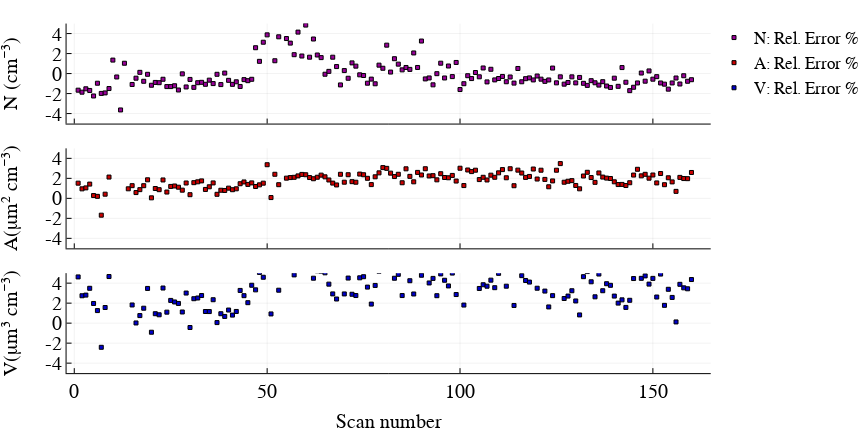

The cell this chart's notebook holds for it:
### Markdown cell above
### (c) Comparison of relative error

### Code cell
figure("Nimbus Sans L", 2, 6, 3, 10)

p1 = plot(100*(Ninv - Nt)./Nt, ylabel = "N (cm⁻³)", 
    label = "N: Rel. Error %", color = RGBA(0.6,0,0.6,1), marker = :square,
    xticks = ([0,50,100,150],["","","","",""]))
p2 = plot(100*(Ainv - At)./At, ylabel = "A(μm² cm⁻³)", 
    label = "A: Rel. Error %", color = RGBA(0.8,0,0,1), marker = :square,
    xticks = ([0,50,100,150],["","","","",""]))
p3 = plot(100*(Vinv - Vt)./Vt, ylabel = "V(μm³ cm⁻³)", xlabel = "Scan number",
    label = "V: Rel. Error %", color = RGBA(0,0,0.8,1), marker = :square)

plot(p1,p2,p3, layout = grid(3,1), left_margin = 30px, ylim = (-5,5), 
    ms = 2, lw = 0, ytick = [-4, -2, 0, 2, 4], xlim = (-2,165), fmt = :svg)

### Figure 1 — Plotly figure (JSON) as saved in the notebook; plotly's stock layout.template omitted (floating-point values rounded to 4 significant figures; data arrays with more than 128 entries replaced by an {"elided": "..."} marker saying what was removed)
{"data": [{"colorbar": {"title": ""}, "hoverinfo": "text", "legendgroup": "N: Rel. Error %", "line": {"color": "rgba(153, 0, 153, 1.000)", "dash": "solid", "shape": "linear", "width": 0}, "marker": {"color": "rgba(153, 0, 153, 1.000)", "line": {"color": "rgba(0, 0, 0, 1.000)", "width": 1}, "size": 4, "symbol": "square"}, "mode": "lines+markers", "name": "N: Rel. Error %", "showlegend": true, "text": {"elided": "160 null values"}, "type": "scatter", "x": {"elided": "160 int values"}, "xaxis": "x1", "y": {"elided": "160 float values"}, "yaxis": "y1", "zmax": 0.1, "zmin": -0.1}, {"colorbar": {"title": ""}, "hoverinfo": "text", "legendgroup": "A: Rel. Error %", "line": {"color": "rgba(204, 0, 0, 1.000)", "dash": "solid", "shape": "linear", "width": 0}, "marker": {"color": "rgba(204, 0, 0, 1.000)", "line": {"color": "rgba(0, 0, 0, 1.000)", "width": 1}, "size": 4, "symbol": "square"}, "mode": "lines+markers", "name": "A: Rel. Error %", "showlegend": true, "text": {"elided": "160 null values"}, "type": "scatter", "x": {"elided": "160 int values"}, "xaxis": "x2", "y": {"elided": "160 float values"}, "yaxis": "y2", "zmax": 0.1, "zmin": -0.1}, {"colorbar": {"title": ""}, "hoverinfo": "text", "legendgroup": "V: Rel. Error %", "line": {"color": "rgba(0, 0, 204, 1.000)", "dash": "solid", "shape": "linear", "width": 0}, "marker": {"color": "rgba(0, 0, 204, 1.000)", "line": {"color": "rgba(0, 0, 0, 1.000)", "width": 1}, "size": 4, "symbol": "square"}, "mode": "lines+markers", "name": "V: Rel. Error %", "showlegend": true, "text": {"elided": "160 null values"}, "type": "scatter", "x": {"elided": "160 int values"}, "xaxis": "x3", "y": {"elided": "160 float values"}, "yaxis": "y3", "zmax": 0.1, "zmin": -0.1}], "layout": {"annotations": [], "height": 432, "legend": {"bgcolor": "rgba(255, 255, 255, 1.000)", "bordercolor": "rgba(0, 0, 0, 1.000)", "font": {"color": "rgba(0, 0, 0, 1.000)", "family": "Nimbus Sans L", "size": 17}, "tracegroupgap": 0, "x": 1, "y": 1}, "margin": {"b": 20, "l": 0, "r": 0, "t": 20}, "paper_bgcolor": "rgba(255, 255, 255, 1.000)", "plot_bgcolor": "rgba(255, 255, 255, 1.000)", "showlegend": true, "width": 864, "xaxis1": {"anchor": "y1", "domain": [0.09324, 0.9954], "gridcolor": "rgba(0, 0, 0, 0.100)", "gridwidth": 0.5, "linecolor": "rgba(0, 0, 0, 1.000)", "mirror": false, "range": [-2, 165], "showgrid": true, "showline": true, "showticklabels": true, "tickangle": 0, "tickcolor": "rgb(0, 0, 0)", "tickfont": {"color": "rgba(0, 0, 0, 1.000)", "family": "Nimbus Sans L", "size": 20}, "tickmode": "array", "ticks": "inside", "ticktext": ["", "", "", "", ""], "tickvals": [0, 50, 100, 150], "title": "", "titlefont": {"color": "rgba(0, 0, 0, 1.000)", "family": "Nimbus Sans L", "size": 20}, "type": "-", "visible": true, "zeroline": false, "zerolinecolor": "rgba(0, 0, 0, 1.000)"}, "xaxis2": {"anchor": "y2", "domain": [0.09324, 0.9954], "gridcolor": "rgba(0, 0, 0, 0.100)", "gridwidth": 0.5, "linecolor": "rgba(0, 0, 0, 1.000)", "mirror": false, "range": [-2, 165], "showgrid": true, "showline": true, "showticklabels": true, "tickangle": 0, "tickcolor": "rgb(0, 0, 0)", "tickfont": {"color": "rgba(0, 0, 0, 1.000)", "family": "Nimbus Sans L", "size": 20}, "tickmode": "array", "ticks": "inside", "ticktext": ["", "", "", "", ""], "tickvals": [0, 50, 100, 150], "title": "", "titlefont": {"color": "rgba(0, 0, 0, 1.000)", "family": "Nimbus Sans L", "size": 20}, "type": "-", "visible": true, "zeroline": false, "zerolinecolor": "rgba(0, 0, 0, 1.000)"}, "xaxis3": {"anchor": "y3", "domain": [0.09324, 0.9954], "gridcolor": "rgba(0, 0, 0, 0.100)", "gridwidth": 0.5, "linecolor": "rgba(0, 0, 0, 1.000)", "mirror": false, "range": [-2, 165], "showgrid": true, "showline": true, "showticklabels": true, "tickangle": 0, "tickcolor": "rgb(0, 0, 0)", "tickfont": {"color": "rgba(0, 0, 0, 1.000)", "family": "Nimbus Sans L", "size": 20}, "tickmode": "array", "ticks": "inside", "ticktext": ["0", "50", "100", "150"], "tickvals": [0, 50, 100, 150], "title": "Scan number", "titlefont": {"color": "rgba(0, 0, 0, 1.000)", "family": "Nimbus Sans L", "size": 20}, "type": "-", "visible": true, "zeroline": false, "zerolinecolor": "rgba(0, 0, 0, 1.000)"}, "yaxis1": {"anchor": "x1", "domain": [0.7358, 0.9909], "gridcolor": "rgba(0, 0, 0, 0.100)", "gridwidth": 0.5, "linecolor": "rgba(0, 0, 0, 1.000)", "mirror": false, "range": [-5, 5], "showgrid": true, "showline": true, "showticklabels": true, "tickangle": 0, "tickcolor": "rgb(0, 0, 0)", "tickfont": {"color": "rgba(0, 0, 0, 1.000)", "family": "Nimbus Sans L", "size": 20}, "tickmode": "array", "ticks": "inside", "ticktext": ["-4", "-2", "0", "2", "4"], "tickvals": [-4, -2, 0, 2, 4], "title": "N (cm⁻³)", "titlefont": {"color": "rgba(0, 0, 0, 1.000)", "family": "Nimbus Sans L", "size": 20}, "type": "-", "visible": true, "zeroline": false, "zerolinecolor": "rgba(0, 0, 0, 1.000)"}, "yaxis2": {"anchor": "x2", "domain": [0.4175, 0.6726], "gridcolor": "rgba(0, 0, 0, 0.100)", "gridwidth": 0.5, "linecolor": "rgba(0, 0, 0, 1.000)", "mirror": false, "range": [-5, 5], "showgrid": true, "showline": true, "showticklabels": true, "tickangle": 0, "tickcolor": "rgb(0, 0, 0)", "tickfont": {"color": "rgba(0, 0, 0, 1.000)", "family": "Nimbus Sans L", "size": 20}, "tickmode": "array", "ticks": "inside", "ticktext": ["-4", "-2", "0", "2", "4"], "tickvals": [-4, -2, 0, 2, 4], "title": "A(μm² cm⁻³)", "titlefont": {"color": "rgba(0, 0, 0, 1.000)", "family": "Nimbus Sans L", "size": 20}, "type": "-", "visible": true, "zeroline": false, "zerolinecolor": "rgba(0, 0, 0, 1.000)"}, "yaxis3": {"anchor": "x3", "domain": [0.09913, 0.3542], "gridcolor": "rgba(0, 0, 0, 0.100)", "gridwidth": 0.5, "linecolor": "rgba(0, 0, 0, 1.000)", "mirror": false, "range": [-5, 5], "showgrid": true, "showline": true, "showticklabels": true, "tickangle": 0, "tickcolor": "rgb(0, 0, 0)", "tickfont": {"color": "rgba(0, 0, 0, 1.000)", "family": "Nimbus Sans L", "size": 20}, "tickmode": "array", "ticks": "inside", "ticktext": ["-4", "-2", "0", "2", "4"], "tickvals": [-4, -2, 0, 2, 4], "title": "V(μm³ cm⁻³)", "titlefont": {"color": "rgba(0, 0, 0, 1.000)", "family": "Nimbus Sans L", "size": 20}, "type": "-", "visible": true, "zeroline": false, "zerolinecolor": "rgba(0, 0, 0, 1.000)"}}}
